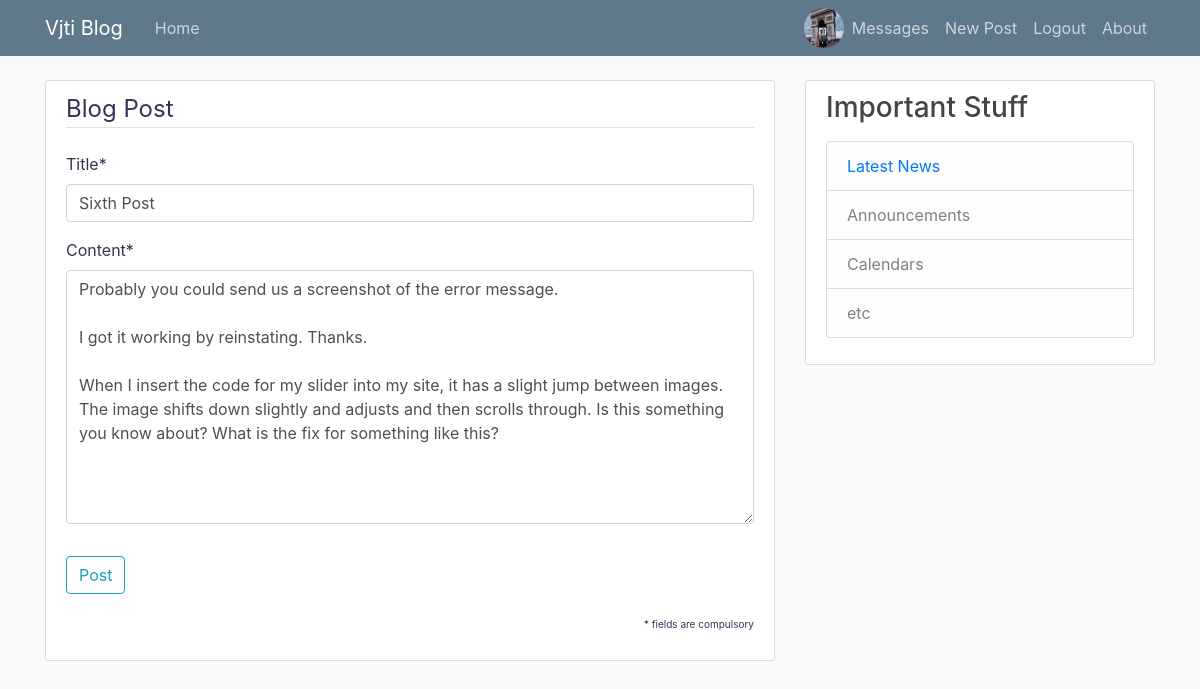
Screenshot of /post/6/update/ (signed in) with the database file from the repository.
### users/models.py (models this page shows)
class Profile(models.Model):
    user = models.OneToOneField(User,on_delete=models.CASCADE)#have one to one relation with user
    image = models.ImageField(default='default.jpg',upload_to='profile_pics')
    bio = models.TextField()

### blog/models.py (models this page shows, shortened)
class Post(models.Model):
    title = models.CharField(max_length=100)
    content = models.TextField()
    date_posted=models.DateTimeField(default=timezone.now)
    author = models.ForeignKey(User,on_delete=models.CASCADE)

### blog/views.py (the view, shortened to what this page needs)
# urls.py: path('post/<int:pk>/update/',PostUpdateView.as_view(),name="post-update"),
class PostUpdateView(LoginRequiredMixin, UserPassesTestMixin, UpdateView):
    model = Post
    fields = ['title', 'content']
    def test_func(self):
        post = self.get_object()
        if self.request.user == post.author:
            return True
        return False

### blog/templates/blog/post_form.html (shortened to what this page needs)
{% extends 'base.html'%}
{%load crispy_forms_tags%}
{%block content%}
<div class="content-section">
    <form method="POST">
        <fieldset class="form-group">
            <legend class = " border-bottom mb-4">Blog Post</legend>
            {{ form|crispy}}
        </fieldset>
        <div class="form-group">
            <a href="/home"> <button class="btn btn-outline-info" type="submit">Post</button></a>
        </div>
        <div class="text">
           <p align="right"> <font size="1">* fields are compulsory</font>
                </p>
        </div>
    </form>
</div>
{%endblock%}

### blog/templates/base.html (shortened to what this page needs)
{%load static%}
<!DOCTYPE html>
<html lang="en">
<head>
    <link rel="stylesheet" href="https://maxcdn.bootstrapcdn.com/bootstrap/4.0.0/css/bootstrap.min.css">
</head>
<body>
<header class="site-header">
  <nav class="navbar navbar-expand-md navbar-dark bg-steel fixed-top">
    <div class="container">
      <a class="navbar-brand mr-4" href="/">Vjti Blog</a>
      <div class="collapse navbar-collapse" id="navbarToggle">
        <div class="navbar-nav mr-auto">
          <a class="nav-item nav-link" href="/">Home</a>
        </div>
        <div class="navbar-nav">
            {%if user.is_authenticated%}
            {%if user.profile.image%}
                    <a href="/profile"> <img width="40px" height="40px" class="rounded-circle account-img" src="{{ user.profile.image.url }}" >
                        </a>
                        {% endif %}
                    <a class="nav-item nav-link" href="#">Messages</a>
               <a class="nav-item nav-link" href="{% url 'post-create' %}">New Post</a>
                  <a class="nav-item nav-link" href="/logout/">Logout</a>
            {% else %}
                  <a class="nav-item nav-link" href="/login/">Login</a>
                  <a class="nav-item nav-link" href="/register/">Register</a>
            {% endif %}
                      <a class="nav-item nav-link" href="/about">About</a></>
        </div>
      </div>
    </div>
  </nav>
</header>
<main role="main" class="container">
  <div class="row">
    <div class="col-md-8">
      {% block content %}{% endblock %}
    </div>
    <div class="col-md-4">
      <div class="content-section">
        <h3>Important Stuff</h3>
        <p class='text-muted'>
          <ul class="list-group">
            <li class="list-group-item list-group-item-light"><a href="https://news.google.co.in/">Latest News</a> </li>
            <li class="list-group-item list-group-item-light">Announcements</li>
            <li class="list-group-item list-group-item-light">Calendars</li>
            <li class="list-group-item list-group-item-light">etc</li>
          </ul>
        </p>
      </div>
    </div>
  </div>
</main>
</body>
</body>
</html>

### blog/templates/base.html (style rules this page uses)
body { background: #fafafa; color: #333353; margin-top: 5rem; }
h1, h2, h3, h4, h5, h6 { color: #444444; }
ul { margin: 0; }
.bg-steel { background-color: #5f788a; }
.site-header .navbar-nav .nav-link { color: #cbd5db; }
.content-section { background: #ffffff; padding: 10px 20px; border: 1px solid #dddddd; border-radius: 3px; margin-bottom: 20px; }

### rows the page displays
Post: title "Sixth Post", content "Probably you could send us a screenshot of the error message. I got it working by reinstating. Thanks. When I insert the code for my slider into my site, it has a slight jump between images. The image shifts down slightly and adjusts and then scrolls through. Is this something you know about? What is the fix for something like this?"
